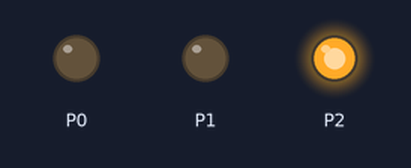
A program run on a simulated BBC micro:bit running MicroPython. Parts: output pins drawn as LEDs (lit = HIGH).

Above: at 2.5 s.
At 7.5 s:
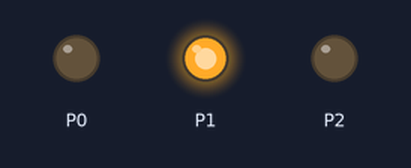
At 12.5 s:
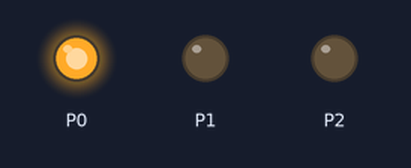
Timing chart, 0 to 19.5 s (numbered marks = the images above):
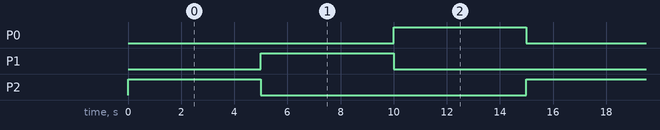

The program:

stopbit.py
```python
from microbit import *

def stopBit(colour):
    if colour == "green":
        pin0.write_digital(0)
        pin1.write_digital(0)
        pin2.write_digital(1)
    elif colour == "amber":
        pin0.write_digital(0)
        pin1.write_digital(1)
        pin2.write_digital(0)
    elif colour == "red":
        pin0.write_digital(1)
        pin1.write_digital(0)
        pin2.write_digital(0)

# main loop
while True:
    stopBit("green")
    sleep(5000)
    stopBit("amber")
    sleep(5000)
    stopBit("red")
    sleep(5000)
```

Measured:
- by itself, P0–2: alternates HIGH for 5.0 s and LOW for 10.0 s
- by itself, everything shown: repeats every 15.0 s, in 3 steps
